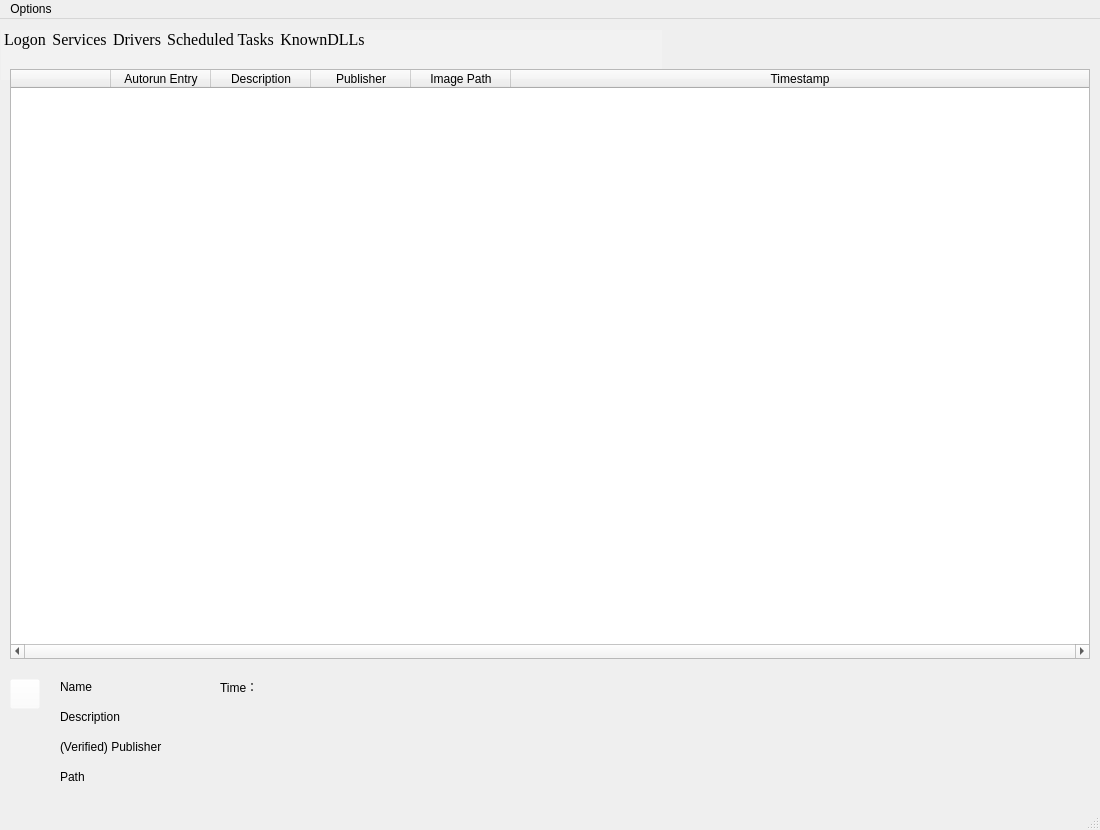
<?xml version="1.0" encoding="UTF-8"?>
<ui version="4.0">
 <class>MainWindow</class>
 <widget class="QMainWindow" name="MainWindow">
  <property name="geometry">
   <rect>
    <x>0</x>
    <y>0</y>
    <width>1100</width>
    <height>830</height>
   </rect>
  </property>
  <property name="minimumSize">
   <size>
    <width>800</width>
    <height>600</height>
   </size>
  </property>
  <property name="windowTitle">
   <string>Autorun Manager</string>
  </property>
  <widget class="QWidget" name="centralwidget">
   <widget class="QListWidget" name="listWidget">
    <property name="enabled">
     <bool>true</bool>
    </property>
    <property name="geometry">
     <rect>
      <x>1</x>
      <y>11</y>
      <width>661</width>
      <height>50</height>
     </rect>
    </property>
    <property name="minimumSize">
     <size>
      <width>100</width>
      <height>50</height>
     </size>
    </property>
    <property name="styleSheet">
     <string notr="true">background-color: rgba(255, 255, 255, 20%);
border-width:0px;
border-style:solid;
font: 9pt &quot;Consolas&quot;;</string>
    </property>
    <property name="viewMode">
     <enum>QListView::IconMode</enum>
    </property>
    <item>
     <property name="text">
      <string>Logon</string>
     </property>
     <property name="font">
      <font>
       <family>Times New Roman</family>
       <pointsize>12</pointsize>
      </font>
     </property>
     <property name="textAlignment">
      <set>AlignCenter</set>
     </property>
    </item>
    <item>
     <property name="text">
      <string>Services</string>
     </property>
     <property name="font">
      <font>
       <family>Times New Roman</family>
       <pointsize>12</pointsize>
      </font>
     </property>
     <property name="textAlignment">
      <set>AlignCenter</set>
     </property>
    </item>
    <item>
     <property name="text">
      <string>Drivers</string>
     </property>
     <property name="font">
      <font>
       <family>Times New Roman</family>
       <pointsize>12</pointsize>
      </font>
     </property>
     <property name="textAlignment">
      <set>AlignCenter</set>
     </property>
    </item>
    <item>
     <property name="text">
      <string>Scheduled Tasks</string>
     </property>
     <property name="font">
      <font>
       <family>Times New Roman</family>
       <pointsize>12</pointsize>
      </font>
     </property>
     <property name="textAlignment">
      <set>AlignCenter</set>
     </property>
    </item>
    <item>
     <property name="text">
      <string>KnownDLLs</string>
     </property>
     <property name="font">
      <font>
       <family>Times New Roman</family>
       <pointsize>12</pointsize>
      </font>
     </property>
     <property name="textAlignment">
      <set>AlignCenter</set>
     </property>
    </item>
   </widget>
   <widget class="QStackedWidget" name="stackedWidget">
    <property name="geometry">
     <rect>
      <x>0</x>
      <y>50</y>
      <width>1200</width>
      <height>600</height>
     </rect>
    </property>
    <property name="sizePolicy">
     <sizepolicy hsizetype="Expanding" vsizetype="Expanding">
      <horstretch>0</horstretch>
      <verstretch>0</verstretch>
     </sizepolicy>
    </property>
    <property name="minimumSize">
     <size>
      <width>700</width>
      <height>600</height>
     </size>
    </property>
    <property name="currentIndex">
     <number>0</number>
    </property>
    <widget class="QWidget" name="page">
     <widget class="QTableWidget" name="tableWidget_logOn">
      <property name="geometry">
       <rect>
        <x>10</x>
        <y>0</y>
        <width>1080</width>
        <height>590</height>
       </rect>
      </property>
      <property name="minimumSize">
       <size>
        <width>0</width>
        <height>471</height>
       </size>
      </property>
      <property name="horizontalScrollBarPolicy">
       <enum>Qt::ScrollBarAlwaysOn</enum>
      </property>
      <property name="editTriggers">
       <set>QAbstractItemView::NoEditTriggers</set>
      </property>
      <property name="selectionMode">
       <enum>QAbstractItemView::SingleSelection</enum>
      </property>
      <property name="selectionBehavior">
       <enum>QAbstractItemView::SelectRows</enum>
      </property>
      <property name="rowCount">
       <number>0</number>
      </property>
      <property name="columnCount">
       <number>6</number>
      </property>
      <attribute name="horizontalHeaderCascadingSectionResizes">
       <bool>false</bool>
      </attribute>
      <attribute name="horizontalHeaderDefaultSectionSize">
       <number>100</number>
      </attribute>
      <attribute name="horizontalHeaderStretchLastSection">
       <bool>true</bool>
      </attribute>
      <attribute name="verticalHeaderVisible">
       <bool>false</bool>
      </attribute>
      <attribute name="verticalHeaderCascadingSectionResizes">
       <bool>false</bool>
      </attribute>
      <attribute name="verticalHeaderStretchLastSection">
       <bool>false</bool>
      </attribute>
      <column>
       <property name="text">
        <string/>
       </property>
      </column>
      <column>
       <property name="text">
        <string>Autorun Entry</string>
       </property>
       <property name="textAlignment">
        <set>AlignCenter</set>
       </property>
      </column>
      <column>
       <property name="text">
        <string>Description</string>
       </property>
       <property name="textAlignment">
        <set>AlignCenter</set>
       </property>
      </column>
      <column>
       <property name="text">
        <string>Publisher</string>
       </property>
       <property name="textAlignment">
        <set>AlignCenter</set>
       </property>
      </column>
      <column>
       <property name="text">
        <string>Image Path</string>
       </property>
       <property name="textAlignment">
        <set>AlignCenter</set>
       </property>
      </column>
      <column>
       <property name="text">
        <string>Timestamp</string>
       </property>
       <property name="textAlignment">
        <set>AlignCenter</set>
       </property>
      </column>
     </widget>
    </widget>
    <widget class="QWidget" name="page_2">
     <widget class="QTableWidget" name="tableWidget_services">
      <property name="geometry">
       <rect>
        <x>10</x>
        <y>0</y>
        <width>800</width>
        <height>700</height>
       </rect>
      </property>
      <property name="minimumSize">
       <size>
        <width>0</width>
        <height>471</height>
       </size>
      </property>
      <property name="horizontalScrollBarPolicy">
       <enum>Qt::ScrollBarAlwaysOn</enum>
      </property>
      <property name="editTriggers">
       <set>QAbstractItemView::NoEditTriggers</set>
      </property>
      <property name="selectionMode">
       <enum>QAbstractItemView::SingleSelection</enum>
      </property>
      <property name="selectionBehavior">
       <enum>QAbstractItemView::SelectRows</enum>
      </property>
      <property name="rowCount">
       <number>0</number>
      </property>
      <property name="columnCount">
       <number>6</number>
      </property>
      <attribute name="horizontalHeaderCascadingSectionResizes">
       <bool>false</bool>
      </attribute>
      <attribute name="horizontalHeaderDefaultSectionSize">
       <number>100</number>
      </attribute>
      <attribute name="horizontalHeaderStretchLastSection">
       <bool>true</bool>
      </attribute>
      <attribute name="verticalHeaderVisible">
       <bool>false</bool>
      </attribute>
      <attribute name="verticalHeaderCascadingSectionResizes">
       <bool>false</bool>
      </attribute>
      <attribute name="verticalHeaderStretchLastSection">
       <bool>false</bool>
      </attribute>
      <column>
       <property name="text">
        <string/>
       </property>
      </column>
      <column>
       <property name="text">
        <string>Autorun Entry</string>
       </property>
       <property name="textAlignment">
        <set>AlignCenter</set>
       </property>
      </column>
      <column>
       <property name="text">
        <string>Description</string>
       </property>
       <property name="textAlignment">
        <set>AlignCenter</set>
       </property>
      </column>
      <column>
       <property name="text">
        <string>Publisher</string>
       </property>
       <property name="textAlignment">
        <set>AlignCenter</set>
       </property>
      </column>
      <column>
       <property name="text">
        <string>Image Path</string>
       </property>
       <property name="textAlignment">
        <set>AlignCenter</set>
       </property>
      </column>
      <column>
       <property name="text">
        <string>Timestamp</string>
       </property>
       <property name="textAlignment">
        <set>AlignCenter</set>
       </property>
      </column>
     </widget>
    </widget>
    <widget class="QWidget" name="page_3">
     <widget class="QTableWidget" name="tableWidget_drivers">
      <property name="geometry">
       <rect>
        <x>10</x>
        <y>0</y>
        <width>1400</width>
        <height>700</height>
       </rect>
      </property>
      <property name="minimumSize">
       <size>
        <width>0</width>
        <height>471</height>
       </size>
      </property>
      <property name="horizontalScrollBarPolicy">
       <enum>Qt::ScrollBarAlwaysOn</enum>
      </property>
      <property name="editTriggers">
       <set>QAbstractItemView::NoEditTriggers</set>
      </property>
      <property name="selectionMode">
       <enum>QAbstractItemView::SingleSelection</enum>
      </property>
      <property name="selectionBehavior">
       <enum>QAbstractItemView::SelectRows</enum>
      </property>
      <property name="rowCount">
       <number>0</number>
      </property>
      <property name="columnCount">
       <number>6</number>
      </property>
      <attribute name="horizontalHeaderCascadingSectionResizes">
       <bool>false</bool>
      </attribute>
      <attribute name="horizontalHeaderDefaultSectionSize">
       <number>100</number>
      </attribute>
      <attribute name="horizontalHeaderStretchLastSection">
       <bool>true</bool>
      </attribute>
      <attribute name="verticalHeaderVisible">
       <bool>false</bool>
      </attribute>
      <attribute name="verticalHeaderCascadingSectionResizes">
       <bool>false</bool>
      </attribute>
      <attribute name="verticalHeaderStretchLastSection">
       <bool>false</bool>
      </attribute>
      <column>
       <property name="text">
        <string/>
       </property>
      </column>
      <column>
       <property name="text">
        <string>Autorun Entry</string>
       </property>
       <property name="textAlignment">
        <set>AlignCenter</set>
       </property>
      </column>
      <column>
       <property name="text">
        <string>Description</string>
       </property>
       <property name="textAlignment">
        <set>AlignCenter</set>
       </property>
      </column>
      <column>
       <property name="text">
        <string>Publisher</string>
       </property>
       <property name="textAlignment">
        <set>AlignCenter</set>
       </property>
      </column>
      <column>
       <property name="text">
        <string>Image Path</string>
       </property>
       <property name="textAlignment">
        <set>AlignCenter</set>
       </property>
      </column>
      <column>
       <property name="text">
        <string>Timestamp</string>
       </property>
       <property name="textAlignment">
        <set>AlignCenter</set>
       </property>
      </column>
     </widget>
    </widget>
    <widget class="QWidget" name="page_4">
     <widget class="QTableWidget" name="tableWidget_tasks">
      <property name="geometry">
       <rect>
        <x>10</x>
        <y>0</y>
        <width>1400</width>
        <height>700</height>
       </rect>
      </property>
      <property name="minimumSize">
       <size>
        <width>0</width>
        <height>471</height>
       </size>
      </property>
      <property name="horizontalScrollBarPolicy">
       <enum>Qt::ScrollBarAlwaysOn</enum>
      </property>
      <property name="editTriggers">
       <set>QAbstractItemView::NoEditTriggers</set>
      </property>
      <property name="selectionMode">
       <enum>QAbstractItemView::SingleSelection</enum>
      </property>
      <property name="selectionBehavior">
       <enum>QAbstractItemView::SelectRows</enum>
      </property>
      <property name="rowCount">
       <number>0</number>
      </property>
      <property name="columnCount">
       <number>6</number>
      </property>
      <attribute name="horizontalHeaderCascadingSectionResizes">
       <bool>true</bool>
      </attribute>
      <attribute name="horizontalHeaderDefaultSectionSize">
       <number>100</number>
      </attribute>
      <attribute name="horizontalHeaderStretchLastSection">
       <bool>true</bool>
      </attribute>
      <attribute name="verticalHeaderVisible">
       <bool>false</bool>
      </attribute>
      <attribute name="verticalHeaderCascadingSectionResizes">
       <bool>false</bool>
      </attribute>
      <attribute name="verticalHeaderStretchLastSection">
       <bool>false</bool>
      </attribute>
      <column>
       <property name="text">
        <string/>
       </property>
      </column>
      <column>
       <property name="text">
        <string>Autorun Entry</string>
       </property>
       <property name="textAlignment">
        <set>AlignCenter</set>
       </property>
      </column>
      <column>
       <property name="text">
        <string>Description</string>
       </property>
       <property name="textAlignment">
        <set>AlignCenter</set>
       </property>
      </column>
      <column>
       <property name="text">
        <string>Publisher</string>
       </property>
       <property name="textAlignment">
        <set>AlignCenter</set>
       </property>
      </column>
      <column>
       <property name="text">
        <string>Image Path</string>
       </property>
       <property name="textAlignment">
        <set>AlignCenter</set>
       </property>
      </column>
      <column>
       <property name="text">
        <string>Timestamp</string>
       </property>
       <property name="textAlignment">
        <set>AlignCenter</set>
       </property>
      </column>
     </widget>
    </widget>
    <widget class="QWidget" name="page_5">
     <widget class="QTableWidget" name="tableWidget_knownDLLs">
      <property name="geometry">
       <rect>
        <x>10</x>
        <y>0</y>
        <width>1400</width>
        <height>700</height>
       </rect>
      </property>
      <property name="minimumSize">
       <size>
        <width>0</width>
        <height>471</height>
       </size>
      </property>
      <property name="horizontalScrollBarPolicy">
       <enum>Qt::ScrollBarAlwaysOn</enum>
      </property>
      <property name="editTriggers">
       <set>QAbstractItemView::NoEditTriggers</set>
      </property>
      <property name="selectionMode">
       <enum>QAbstractItemView::SingleSelection</enum>
      </property>
      <property name="selectionBehavior">
       <enum>QAbstractItemView::SelectRows</enum>
      </property>
      <property name="rowCount">
       <number>0</number>
      </property>
      <property name="columnCount">
       <number>6</number>
      </property>
      <attribute name="horizontalHeaderCascadingSectionResizes">
       <bool>false</bool>
      </attribute>
      <attribute name="horizontalHeaderDefaultSectionSize">
       <number>100</number>
      </attribute>
      <attribute name="horizontalHeaderStretchLastSection">
       <bool>true</bool>
      </attribute>
      <attribute name="verticalHeaderVisible">
       <bool>false</bool>
      </attribute>
      <attribute name="verticalHeaderCascadingSectionResizes">
       <bool>false</bool>
      </attribute>
      <attribute name="verticalHeaderStretchLastSection">
       <bool>false</bool>
      </attribute>
      <column>
       <property name="text">
        <string/>
       </property>
      </column>
      <column>
       <property name="text">
        <string>Autorun Entry</string>
       </property>
       <property name="textAlignment">
        <set>AlignCenter</set>
       </property>
      </column>
      <column>
       <property name="text">
        <string>Description</string>
       </property>
       <property name="textAlignment">
        <set>AlignCenter</set>
       </property>
      </column>
      <column>
       <property name="text">
        <string>Publisher</string>
       </property>
       <property name="textAlignment">
        <set>AlignCenter</set>
       </property>
      </column>
      <column>
       <property name="text">
        <string>Image Path</string>
       </property>
       <property name="textAlignment">
        <set>AlignCenter</set>
       </property>
      </column>
      <column>
       <property name="text">
        <string>Timestamp</string>
       </property>
       <property name="textAlignment">
        <set>AlignCenter</set>
       </property>
      </column>
     </widget>
    </widget>
   </widget>
   <widget class="QLabel" name="label_name">
    <property name="geometry">
     <rect>
      <x>60</x>
      <y>660</y>
      <width>120</width>
      <height>15</height>
     </rect>
    </property>
    <property name="text">
     <string>Name</string>
    </property>
   </widget>
   <widget class="QLabel" name="label_des">
    <property name="geometry">
     <rect>
      <x>60</x>
      <y>690</y>
      <width>300</width>
      <height>16</height>
     </rect>
    </property>
    <property name="text">
     <string>Description</string>
    </property>
   </widget>
   <widget class="QLabel" name="label_time">
    <property name="geometry">
     <rect>
      <x>220</x>
      <y>660</y>
      <width>120</width>
      <height>15</height>
     </rect>
    </property>
    <property name="text">
     <string>Time：</string>
    </property>
   </widget>
   <widget class="QLabel" name="label_sig">
    <property name="geometry">
     <rect>
      <x>60</x>
      <y>720</y>
      <width>241</width>
      <height>16</height>
     </rect>
    </property>
    <property name="text">
     <string>(Verified) Publisher</string>
    </property>
   </widget>
   <widget class="QLabel" name="label_path">
    <property name="geometry">
     <rect>
      <x>60</x>
      <y>750</y>
      <width>300</width>
      <height>16</height>
     </rect>
    </property>
    <property name="text">
     <string>Path</string>
    </property>
   </widget>
   <widget class="QPushButton" name="pushButton">
    <property name="enabled">
     <bool>false</bool>
    </property>
    <property name="geometry">
     <rect>
      <x>10</x>
      <y>660</y>
      <width>30</width>
      <height>30</height>
     </rect>
    </property>
    <property name="styleSheet">
     <string notr="true">background-color: rgba(255, 255, 255, 0%);</string>
    </property>
    <property name="text">
     <string/>
    </property>
   </widget>
  </widget>
  <widget class="QMenuBar" name="menubar">
   <property name="geometry">
    <rect>
     <x>0</x>
     <y>0</y>
     <width>1100</width>
     <height>26</height>
    </rect>
   </property>
   <widget class="QMenu" name="menuAutorun_Manager">
    <property name="title">
     <string>Options</string>
    </property>
   </widget>
   <addaction name="menuAutorun_Manager"/>
  </widget>
  <widget class="QStatusBar" name="statusbar"/>
 </widget>
 <resources/>
 <connections/>
</ui>
